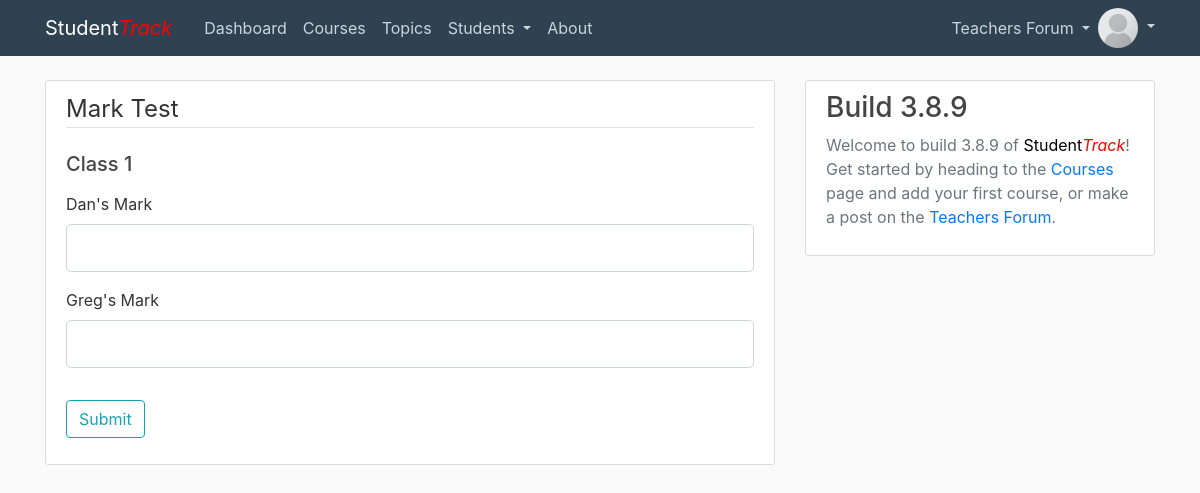
Page /test/1/mark (signed in) on the earlier database version.
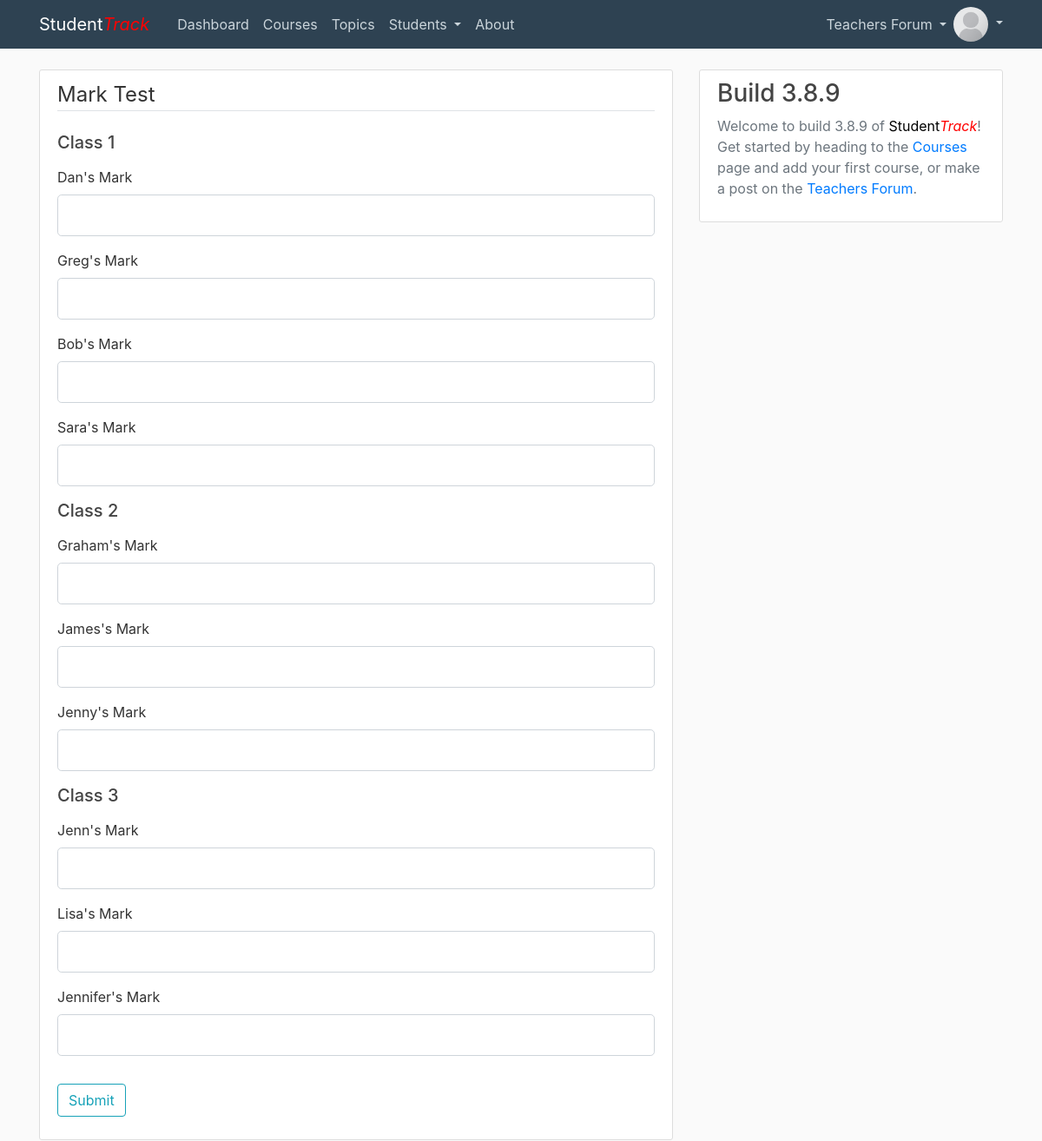
Same page on the later database version.
### projectCode/models.py (models this page shows, shortened)
class User(db.Model, UserMixin):
    id = db.Column(db.Integer, primary_key=True)
    username = db.Column(db.String(20), unique=True, nullable=False)
    email = db.Column(db.String(120), unique=True, nullable=False)
    image_file = db.Column(db.String(20), nullable=False, default='def.png')
    password = db.Column(db.String(60), nullable=False)
    posts = db.relationship('Post', backref='author', lazy=True)
    courses = db.relationship('Course', backref='teacher', lazy=True)
    comments = db.relationship('Comment', backref='commenter', lazy=True)

class Class(db.Model):
    id = db.Column(db.Integer, primary_key=True)
    class_name = db.Column(db.String(100), nullable=False)
    class_starting_date = db.Column(db.DateTime, nullable=False)
    course_id = db.Column(db.Integer, db.ForeignKey('course.id'), nullable=False)
    students = db.relationship('Student', secondary=ClassRegister, backref=db.backref('classes'))

class Student(db.Model):
    id = db.Column(db.Integer, primary_key=True)
    name = db.Column(db.String(100), nullable=False)
    email = db.Column(db.String(35))
    address = db.Column(db.Text)
    parent_phone = db.Column(db.String(35))
    predicted_grade = db.Column(db.String(35))
    homework_marks = db.relationship('HomeworkMark', backref='student', lazy=True)
    test_marks = db.relationship('TestMark', backref='student', lazy=True)
    exam_marks = db.relationship('ExamMark', backref='student', lazy=True)

### projectCode/routes.py (the view)
@app.route("/test/<int:test_id>/mark", methods=['GET', 'POST'])
@login_required
def mark_test(test_id):
    test = Test.query.get_or_404(test_id)
    classes = test.topic.course.classes
    student_number = 0
    for xclass in classes:
        student_number += len(xclass.students)
    class LocalForm(TestMarkForm):pass
    LocalForm.marks = FieldList(StringField('Mark'), min_entries=student_number)
    form = LocalForm()
    mark_fields = {}
    c = 0
    for xclass in classes:
        mark_fields[xclass.id] = []
        students = xclass.students
        print(xclass.class_name)
        for student in xclass.students:
            print(student.name)
            form.marks[c].label.text = student.name + "'s Mark"
            mark_fields[xclass.id].append([student, form.marks[c]])
            c += 1
    if form.validate_on_submit():
        students = []
        for xclass in classes:
            students = students + xclass.students
        marks = []
        for i, mark in enumerate(form.marks.data):
            if mark:
                marks.append((students[i], mark))
        print(marks)
        for mark in marks:
            try:
                if int(mark[1]) > test.max_mark:
                    flash("The maximum mark for this test is "+str(test.max_mark)+". All marks must be bellow this.", "danger")
                    return render_template('mark_test.html', title='Mark Test',
                                           form=form, classes=classes, mark_fields=mark_fields, legend='Mark Test')
                test_mark = TestMark(mark=mark[1],
                                        test_id=test_id,
                                        student_id=mark[0].id)
                print(test_mark)
                db.session.add(test_mark)
            except ValueError:
                flash("All marks must be ints!", "danger")
                return render_template('mark_test.html', title='Mark Test',
                                       form=form, classes=classes, mark_fields=mark_fields, legend='Mark Test')
        db.session.commit()
        flash('Test has been marked!', 'success')
        return redirect(url_for('dash'))
    else:
        print(form.errors)
    if test.topic.course.teacher != current_user:
        abort(403)
    return render_template('mark_test.html', title='Mark Test',
                           form=form, classes=classes, mark_fields=mark_fields, legend='Mark Test')

### projectCode/routes.py
    class LocalForm(HomeworkMarkForm):pass

### projectCode/models.py (called while the page is built)
@login_manager.user_loader
def load_user(user_id):
    return User.query.get(int(user_id))

### projectCode/templates/mark_test.html (shortened to what this page needs)
{% extends "layout_content.html" %}
{% block content %}
<div class="content-section">
    <form method="POST" action="">
        <fieldset class="form-group">
            <legend class="border-bottom mb-4">{{ legend }}</legend>
            {% for class in classes %}
            {% if class.students %}
            <h5 class="mb-3">{{ class.class_name }}</h5>
            {% endif %}
            {% for field in mark_fields[class.id] %}
            <div class="form-group">
                {{ field[1].label(class="form-control-label") }}
                {% if field.errors %}
                    {{ field[1](class="form-control form-control-lg is-invalid") }}
                    <div class="invalid-feedback">
                        {% for error in field.errors %}
                            <span>{{ error }}</span>
                        {% endfor %}
                    </div>
                {% else %}
                    {{ field[1](class="form-control form-control-lg") }}
                {% endif %}
            </div>
            {% endfor %}
            {% endfor %}
        </fieldset>
        <div class="form-group">
            {{ form.submit(class="btn btn-outline-info") }}
        </div>
    </form>
</div>
{% endblock content %}

### projectCode/templates/layout_site_main.html (shortened to what this page needs)
<!DOCTYPE html>
<html>
<head>
    <link rel="stylesheet" href="https://maxcdn.bootstrapcdn.com/bootstrap/4.0.0/css/bootstrap.min.css">
    <link rel="stylesheet" type="text/css" href="{{ url_for('static', filename='css/main.css') }}">
</head>
<body>
    <header class="site-header">
      <nav class="navbar navbar-expand-md navbar-dark bg-steel fixed-top">
        <div class="container">
          <a class="navbar-brand mr-4" href="/">Student<font color="red"><em>Track</em></font></a>
          <div class="collapse navbar-collapse" id="navbarToggle">
            <div class="navbar-nav mr-auto">
              {% if current_user.is_authenticated %}
              <a class="nav-item nav-link" href="{{ url_for('dash') }}">Dashboard</a>
              <a class="nav-item nav-link" href="{{ url_for('courses') }}">Courses</a>
              <a class="nav-item nav-link" href="{{ url_for('topics') }}">Topics</a>
              <li class="nav-item dropdown">
                <a class="nav-link dropdown-toggle" href="#" id="navbarDropdown1" role="button" data-toggle="dropdown" aria-haspopup="true" aria-expanded="false">
                  Students
                </a>
              </li>
              {% else %}
              <a class="nav-item nav-link" href="{{ url_for('home') }}">Forum</a>
              {% endif %}
              <a class="nav-item nav-link" href="{{ url_for('about') }}">About</a>
            </div>
            <div class="navbar-nav">
              {% if current_user.is_authenticated %}
              <li class="nav-item dropdown">
                <a class="nav-link dropdown-toggle" href="#" id="navbarDropdown1" role="button" data-toggle="dropdown" aria-haspopup="true" aria-expanded="false">
                  Teachers Forum
                </a>
              </li>
              <li class="nav-item dropdown">
                <a class="nav-link dropdown-toggle p-0" href="#" id="navbarDropdown1" role="button" data-toggle="dropdown" aria-haspopup="true" aria-expanded="false">
                  <img class="rounded-circle nav-img dropdown-toggle" src="{{ url_for('static', filename='profile_pics/' + current_user.image_file) }}">
                </a>
              </li>
              {% else %}
              <a class="nav-item nav-link" href="{{ url_for('login') }}">Login</a>
              <a class="nav-item nav-link" href="{{ url_for('register') }}">Register</a>
              {% endif %}
            </div>
          </div>
        </div>
      </nav>
    </header>
    {% block sublayout %}{% endblock %}
</body>
</html>

Differences in the rows shown:
changed User: image_file: a different picture
added Student: field "Bob's Mark", shown under Class "Class 1"
added Student: field "Sara's Mark", shown under Class "Class 1"
now on this page (row unchanged): Class: class_name "Class 2"
added Student: field "Graham's Mark", shown under "Class 2"
added Student: field "James's Mark", shown under "Class 2"
added Student: field "Jenny's Mark", shown under "Class 2"
now on this page (row unchanged): Class: class_name "Class 3"
added Student: field "Jenn's Mark", shown under "Class 3"
added Student: field "Lisa's Mark", shown under "Class 3"
added Student: field "Jennifer's Mark", shown under "Class 3"
